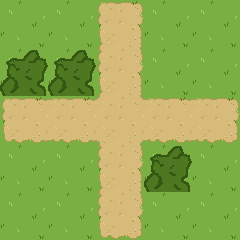

Rendered tile map (Tiled .tmx) drawn with the repository's tilesets; below, a short description and the full map source, tile grids included:
An orthogonal 10x10 tile map with 24x24 px tiles, 2 tile layers (Tile Layer 1, Terrain), 2 tilesets and 4 objects.

<map version="1.10" tiledversion="1.10.2" orientation="orthogonal" renderorder="right-down" width="10" height="10" tilewidth="24" tileheight="24" infinite="0" nextlayerid="5" nextobjectid="7">
 <tileset firstgid="1" source="../tilesets/Outdoor A_1.tsx" />
 <tileset firstgid="145" source="../tilesets/bush.tsx" />
 <layer id="1" name="Tile Layer 1" width="10" height="10">
  <data encoding="csv">
1,2,1,2,29,32,1,2,1,2,
13,14,13,14,41,44,13,14,13,14,
1,2,1,2,53,56,1,2,1,2,
13,14,13,14,41,44,13,14,13,14,
29,30,31,30,7,8,31,30,31,32,
65,66,67,66,19,20,67,66,67,68,
1,2,1,2,53,56,1,2,1,2,
13,14,13,14,41,44,13,14,13,14,
1,2,1,2,53,56,1,2,1,2,
13,14,13,14,65,68,13,14,13,14
</data>
 </layer>
 <layer id="3" name="Terrain" width="10" height="10">
  <data encoding="csv">
0,0,0,0,0,0,0,0,0,0,
0,0,0,0,0,0,0,0,0,0,
145,146,145,146,0,0,0,0,0,0,
147,148,147,148,0,0,0,0,0,0,
0,0,0,0,0,0,0,0,0,0,
0,0,0,0,0,0,0,0,0,0,
0,0,0,0,0,0,145,146,0,0,
0,0,0,0,0,0,147,148,0,0,
0,0,0,0,0,0,0,0,0,0,
0,0,0,0,0,0,0,0,0,0
</data>
 </layer>
 <objectgroup id="4" name="Collision">
  <object id="1" x="0" y="48" width="48" height="24" />
  <object id="2" x="48" y="48" width="48" />
  <object id="3" x="48" y="48" width="48" height="24" />
  <object id="5" x="144" y="144" width="48" height="24" />
 </objectgroup>
</map>
